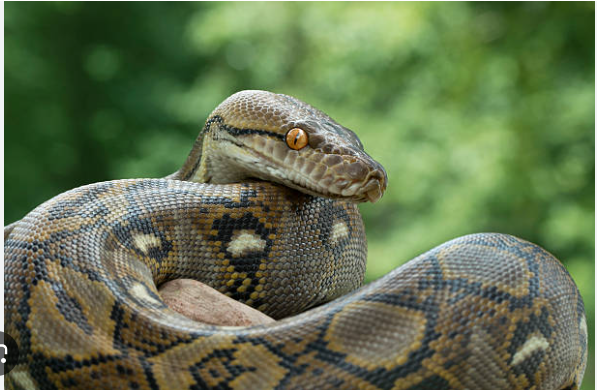
#> input picture Image Transformation and Manipulation/snake.png, 597 x 390 px, found by its file name
$ python rotation.py
#> lines starting #> are read from the running program, lines starting #| are printed output that depends on the picture
import cv2

image=cv2.imread("Image Transformation and Manipulation/snake.png")
#> image is the input picture: shape (390, 597, 3); mean B, G, R 78.5, 113.4, 97.8

if image is None:
    print("Not Loaded!!")
else:
    (h,w)=image.shape[:2]
#> h = 390; w = 597

    center=(w//2,h//2)
#> center = (298, 195)
    M=cv2.getRotationMatrix2D(center,90,0.5)
    rotated=cv2.warpAffine(image,M,(w,h))
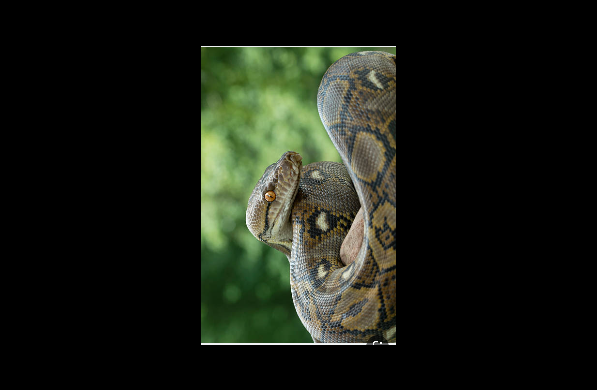
#> rotated: shape (390, 597, 3); mean B, G, R 19.5, 28.3, 24.4

    cv2.imshow("Original",image)
    cv2.imshow("Rotated bro",rotated)

    cv2.waitKey(0)
    cv2.destroyAllWindows()
